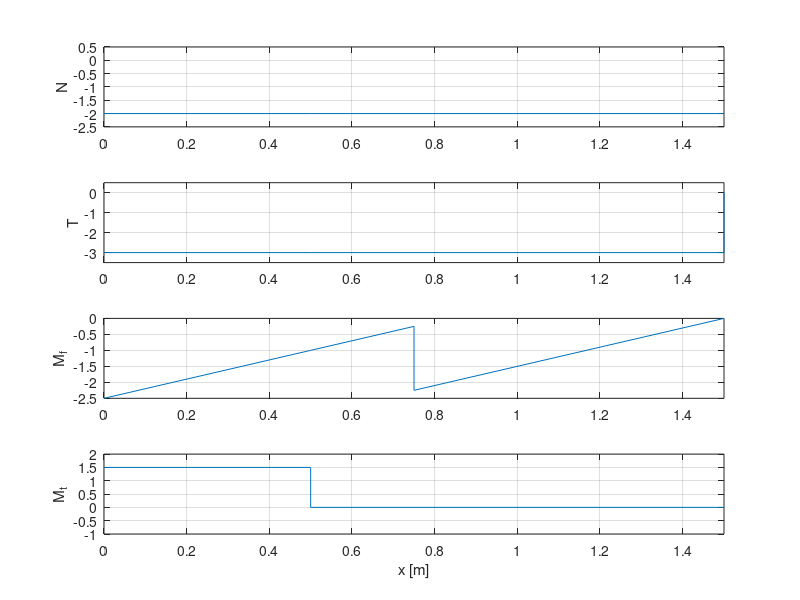

MATLAB code for this plot: (Note: this script raises an error after producing the figure.)
%{
    Realizzare un codice che calcoli le reazioni vincolari e l'andamento delle azioni interne nel caso della trave
    di figura. Si assumano valori a piacere per i moduli delle forze e delle coppie, cosiccome per la geometria
    della trave, a sezione rettangolare.

    La trave deve poter essere caricata con un numero generico di coppie flettenti e torcenti, da poter
    prescrivere ad inizio codice.

    Il codice dovrà inoltre calcolare la tensione equivalente in ogni punto della trave, utilizzando il criterio di
    resistenza di Huber – von Mises.

    Il codice dovrà inoltre produrre due grafici: uno relativo all'andamento delle azioni interne ed uno
    all'andamento della tensione equivalente.
%}



%% Variabili

% --- Parametri trave rettangolare
L = 1.5; % Lunghezza trave (metri)
h = 0.2; % Altezza sezione trave
b = 0.3; % Larghezza sezione trave

% --- Forze e rispettivi punti di applicazione
T = [0, -3, 0]'; % Forza T
P_T = [L, 0, 0]';
N = [-2, 0, 0]'; % Forza N
P_N = [L, 0, 0]';
Z = [0, 0, 0]'; % Forza lungo z (0)
P_Z = [0, 0, 0]';
F = [T, N, Z];
P_F = [P_T, P_N, P_Z];

% --- Momenti prodotti dalle forze
[m, n] = size(F)
M_e = zeros(3,n);
for i = 1:n
    M_e(:, i) = cross(P_F(:, i), F(:, i));
end

% --- Momenti flettenti e rispettivi punti di applicazione
MF1 = [0, 0, 2]';
MT1 = [1.5, 0, 0]';
P_MF1 = [L/2, 0, 0]';
P_MT1 = [L/3, 0, 0]';
M = [MF1, MT1];
P_M = [P_MF1, P_MT1];

% --- Forza e momento totale
F_tot = [0, 0, 0]';
M_tot = [0, 0, 0]';

for i=1:n
    F_tot = F_tot + F(:, i);
    M_tot = M_tot + M_e(:, i);
end

[m, n] = size(M);
for i=1:n
    M_tot = M_tot + M(:, i);
end

%% Calcolo reazioni vincolari e momenti
R_x = -N;
R_y = -T;
R_z = [0, 0, 0]';
R = [R_x, R_y, R_z];
P_R = zeros(3, 3); % <- Tutte le reaz. vinc. sono applicati a x = 0
Mr = -M_tot;


%% Calcolo andamento azioni interne
% Costruiamo una matrice di 9 righe come segue:
% 1-2-3 -> Componenti delle forze + zeri necessari
% 4-5-6 -> Punti di applicazione di forze e momenti
% 6-7-8 -> Momenti + zeri necessari
Forces = [F, R];
Moments = [M, Mr];
Points = [P_F, P_R, P_M, [0,0,0]'];
[m_forces, n_forces] = size(Forces);
[m_moments, n_moments] = size(Moments);
[m_points, n_points] = size(Points);
Zeros_for_forces = zeros(3, n_points - n_forces);
Zeros_for_moments = zeros(3, n_points - n_moments);
Unordered_actions = [Forces, Zeros_for_forces; Points; Zeros_for_moments, Moments];
Actions = sortrows(Unordered_actions', 4)';

% Algoritmo
S = []; % Array con le varie x in cui agiscono le forze
W_F = []; % Matrice 3xn con [N; Ty; Tz]
W_M = []; % Matrice 3xn con [Mt; My; Mz]

[m, n] = size(Actions);
i = 1;
j = 1;
while i<n
    
    % Spostiamo avanti i per includere le azioni che agiscono alla stessa
    % distanza x
    while (i < n-1  && Actions(4,i+1) == Actions(4,i))
        i = i+1;
    end

    % Registriamo la x corrente (che verrà usata per i plot)
    S(j)=Actions(4,i);

    % Setup delle matrici che conterranno le forze e i momenti agenti nel
    % segmento considerato
    W_F(1:3,j) = [0,0,0]'; % Risultante forze interne
    W_M(1:3,j) = [0,0,0]'; % Risultante momenti

    % Somma tutte le forze applicate dall'inizio dell'albero alla x
    % considerata (es al primo ciclo tutte le forze a x = 0) e calcola le
    % corrispettive forze e momenti interni da esercitare per equilibrare
    for k = 1:i
        W_F(1:3,j) = W_F(1:3,j) - Actions(1:3,k);
        W_M(1:3,j) = W_M(1:3,j) - cross(Actions(4:6,k)-[S(j);0;0],Actions(1:3,k)) - Actions(7:9, k);
    end

    % Il blocco sopra ha calcolato lo sforzo appena dopo la x considerata.
    % Nonostante il taglio rimanga costante fino alla prossima x
    % considerata, il momento flettente varia linearmente. Per questo ci
    % posizioniamo alla x successiva (S(J) = Actions(4, i+1)). W_M potrebbe
    % cambiare, siccome il braccio è cambiato.
    if i<=n
        j = j+1;
        S(j)=Actions(4,i+1);%ascissa
        W_F(1:3,j) = [0,0,0]'; % Risultante forze interne
        W_M(1:3,j) = [0,0,0]'; % Risultante momenti

        for k = 1:i
            W_F(1:3,j) = W_F(1:3,j) - Actions(1:3,k);
            W_M(1:3,j) = W_M(1:3,j) - cross(Actions(4:6,k)-[S(j);0;0],Actions(1:3,k)) - Actions(7:9, k);
        end        
    end

    % re-itera il ciclo
    i = i+1;
    j = j+1;

end

%% Plot azioni interne
W_F
S

% 1. Sforzo normale
subplot(4,1,1)

plot(S, W_F(1,:))
grid on
box on
xlim([0 L])
ylim([-2.5 0.5])
ylabel('N')


% 2. Forze di taglio
subplot(4,1,2)
plot(S, W_F(2,:));
grid on
box on
xlim([0 L])
ylim([-3.5 0.5])
ylabel('T')


% 3. Momenti flettenti
subplot(4,1,3)
plot(S, W_M(3,:))
grid on
box on
xlim([0 L])
ylabel('M_f')


% 4. Momento torcente
subplot(4,1,4)
plot(S, W_M(1,:))
grid on
box on
xlim([0 L])
ylim([-1 2])
ylabel('M_t')

xlabel('x [m]')
sgtitle('Andamento delle azioni interne')
